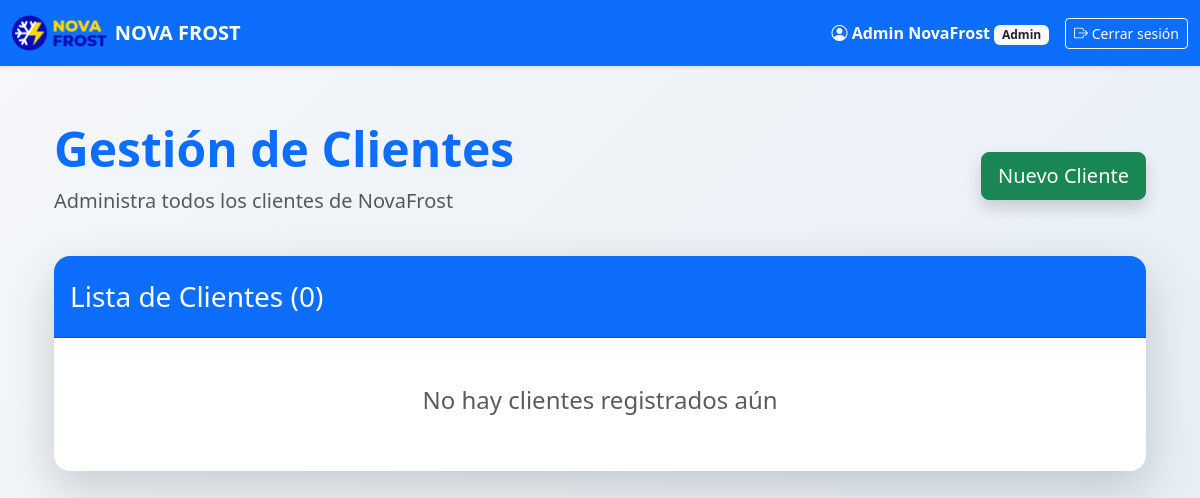
Before: /clientes (signed in) with the older database file.
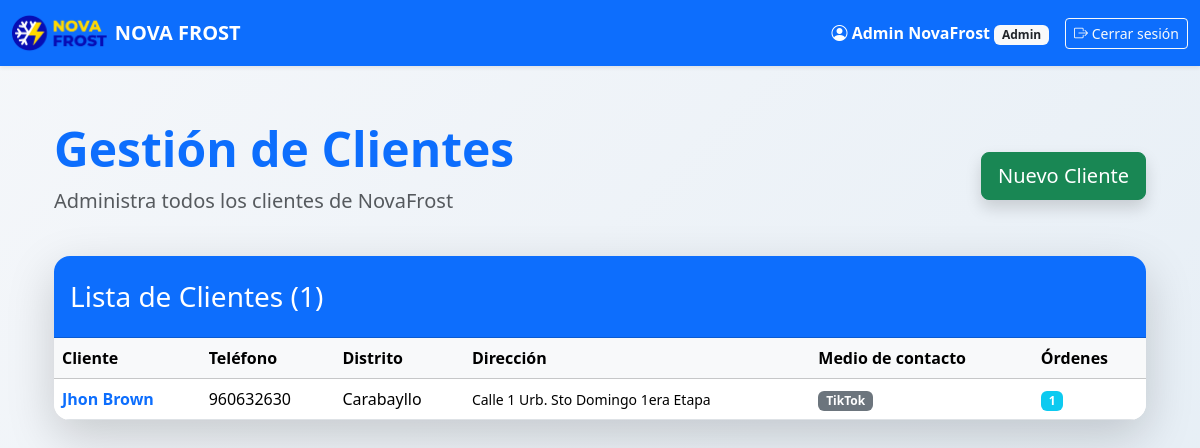
After: the same page with the newer database file.
### models.py (models this page shows, shortened)
class User(db.Model, UserMixin):
    id = db.Column(db.Integer, primary_key=True)
    email = db.Column(db.String(120), unique=True, nullable=False, index=True)
    password_hash = db.Column(db.String(255), nullable=False)
    role = db.Column(db.String(20), nullable=False, default='tecnico')
    nombre = db.Column(db.String(100), nullable=False, default='')
    apellido = db.Column(db.String(100), nullable=False, default='')
    activo = db.Column(db.Boolean, default=True)
    push_token = db.Column(db.String(500), nullable=True)
    fecha_registro = db.Column(db.DateTime, default=datetime.utcnow)
    ordenes_tecnico = db.relationship('Orden', backref='tecnico', lazy=True)
    anticipos = db.relationship('Anticipo', backref='tecnico_rel', lazy=True)
    salarios = db.relationship('Salario', backref='tecnico', lazy=True)
    def nombre_completo(self):
        if self.nombre and self.apellido:
            return f"{self.nombre} {self.apellido}"
        return self.email.split('@')[0].title()

class Cliente(db.Model):
    id = db.Column(db.Integer, primary_key=True)
    nombre = db.Column(db.String(100), nullable=False, unique=True)
    telefono = db.Column(db.String(20), nullable=True)
    direccion = db.Column(db.String(200), nullable=True)
    distrito = db.Column(db.String(100), nullable=True)
    medio_contacto = db.Column(db.String(100), nullable=False)
    fecha_creacion = db.Column(db.DateTime, default=datetime.utcnow)

### app.py (the view, shortened to what this page needs)
@app.route('/clientes', methods=['GET', 'POST'])
@login_required
def clientes():
    if current_user.role not in ['admin', 'coordinador']:
        flash('Acceso restringido', 'danger')
        return redirect(url_for('dashboard'))
    clientes = Cliente.query.order_by(Cliente.nombre).all()
    return render_template('clientes.html', clientes=clientes)

### app.py (called while the page is built)
@login_manager.user_loader
def load_user(user_id):
    return db.session.get(User, int(user_id))

### templates/clientes.html (shortened to what this page needs)
{% extends "base.html" %}
{% block content %}
<div class="container py-5">
    <div class="d-flex justify-content-between align-items-center mb-4">
        <div>
            <h1 class="display-5 fw-bold text-primary">
                Gestión de Clientes
            </h1>
            <p class="text-muted fs-5">Administra todos los clientes de NovaFrost</p>
        </div>
        <button class="btn btn-success btn-lg shadow" data-bs-toggle="modal" data-bs-target="#nuevoClienteModal">
            Nuevo Cliente
        </button>
    </div>
    <div class="card border-0 shadow-lg rounded-4 overflow-hidden">
        <div class="card-header bg-primary text-white py-4">
            <h3 class="mb-0">Lista de Clientes ({{ clientes|length }})</h3>
        </div>
        <div class="card-body p-0">
            {% if clientes %}
            <div class="table-responsive">
                <table class="table table-hover align-middle mb-0">
                    <thead class="table-light">
                        <tr>
                            <th>Cliente</th>
                            <th>Teléfono</th>
                            <th>Distrito</th>
                            <th>Dirección</th>
                            <th>Medio de contacto</th>
                            <th>Órdenes</th>
                        </tr>
                    </thead>
                    <tbody>
                        {% for c in clientes %}
                        <tr>
                            <td class="fw-bold text-primary">{{ c.nombre }}</td>
                            <td>{{ c.telefono or '—' }}</td>
                            <td>{{ c.distrito or '—' }}</td>
                            <td><small>{{ c.direccion or 'Sin dirección' }}</small></td>
                            <td><span class="badge bg-secondary">{{ c.medio_contacto or 'No especificado' }}</span></td>
                            <td><span class="badge bg-info">{{ c.ordenes|length }}</span></td>
                        </tr>
                        {% endfor %}
                    </tbody>
                </table>
            </div>
            {% else %}
            <div class="text-center py-5 text-muted">
                <h4>No hay clientes registrados aún</h4>
            </div>
            {% endif %}
        </div>
    </div>
</div>
{% endblock %}

### templates/base.html (shortened to what this page needs)
<!DOCTYPE html>
<html lang="es">
<head>
    <link href="https://cdn.jsdelivr.net/npm/bootstrap@5.3.3/dist/css/bootstrap.min.css" rel="stylesheet"
>
    <link rel="stylesheet" href="https://cdn.jsdelivr.net/npm/bootstrap-icons@1.11.3/font/bootstrap-icons.min.css">
</head>
<body>
    <nav class="navbar navbar-expand-lg navbar-dark bg-primary shadow-sm fixed-top">
        <div class="container-fluid">
            <a class="navbar-brand d-flex align-items-center gap-2" href="{{ url_for('dashboard') }}">
                <img src="/static/logo.png" alt="Logo">
                <strong>NOVA FROST</strong>
            </a>
            <div class="collapse navbar-collapse" id="navbarNav">
                <ul class="navbar-nav ms-auto align-items-center">
                    {% if current_user.is_authenticated %}
                        <li class="nav-item me-3">
                            <span class="navbar-text user-name">
                                <i class="bi bi-person-circle"></i>
                                {{ current_user.nombre_completo() }}
                                <small class="badge bg-light text-dark">{{ current_user.role|title }}</small>
                            </span>
                        </li>
                        <li class="nav-item">
                            <a href="{{ url_for('logout') }}" class="btn btn-outline-light btn-sm">
                                <i class="bi bi-box-arrow-right"></i> Cerrar sesión
                            </a>
                        </li>
                    {% endif %}
                </ul>
            </div>
        </div>
    </nav>
    <main class="container pt-5 mt-4">
        {% block content %}{% endblock %}
    </main>
</body>
</html>

### templates/base.html (style rules this page uses)
body { background: linear-gradient(135deg, #f5f7fa 0%, #e4edf5 100%); min-height: 100vh; margin: 0; padding-bottom: 60px; }
.navbar-brand img { height: 40px; }
.user-name { font-weight: 600; color: #fff; }

Changed rows visible on the page:
added Cliente: nombre "Jhon Brown", telefono "960632630", distrito "Carabayllo", direccion "Calle 1 Urb. Sto Domingo 1era Etapa", medio_contacto "TikTok", ordenes|length "1"
Other visible differences:
{{ clientes|length }}: "0" → "1"
text no longer shown: "No hay clientes registrados aún"
text now shown: "Cliente Teléfono Distrito Dirección Medio de contacto Órdenes"
